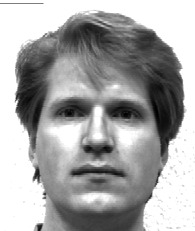
%> input picture Training Images/subject01.normal.jpg, 195 x 231 px
$ octave CV.m   (GNU Octave 9; MATLAB toolbox functions it lacks are replaced by stand-ins)
%> lines starting %> are read from the running program, lines starting %| are printed output that depends on the picture
close all;
clc

%Read all the images into seperate variables
I1 = imread('C:\shrey college\Semester 1\Computer Vision\Project2\Training Images\subject01.normal.jpg');
%> I1 is the input picture: size 231x195 uint8; min 0, max 255, mean 166.9
I2 = imread('C:\shrey college\Semester 1\Computer Vision\Project2\Training Images\subject02.normal.jpg');
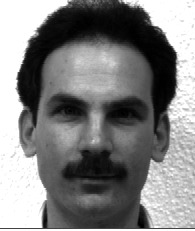
%> input picture Training Images/subject02.normal.jpg, 195 x 231 px
%> I2 is the input picture: size 231x195 uint8; min 0, max 255, mean 129.9
I3 = imread('C:\shrey college\Semester 1\Computer Vision\Project2\Training Images\subject03.normal.jpg');
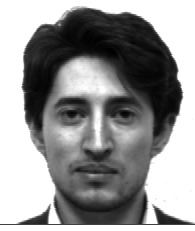
%> input picture Training Images/subject03.normal.jpg, 195 x 231 px
%> I3 is the input picture: size 231x195 uint8; min 0, max 255, mean 148.7
I4 = imread('C:\shrey college\Semester 1\Computer Vision\Project2\Training Images\subject07.normal.jpg');
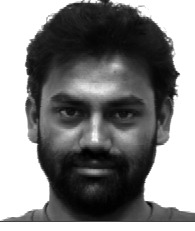
%> input picture Training Images/subject07.normal.jpg, 195 x 231 px
%> I4 is the input picture: size 231x195 uint8; min 0, max 255, mean 131.9
I5 = imread('C:\shrey college\Semester 1\Computer Vision\Project2\Training Images\subject10.normal.jpg');
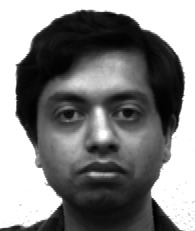
%> input picture Training Images/subject10.normal.jpg, 195 x 231 px
%> I5 is the input picture: size 231x195 uint8; min 0, max 255, mean 129.3
I6 = imread('C:\shrey college\Semester 1\Computer Vision\Project2\Training Images\subject11.normal.jpg');
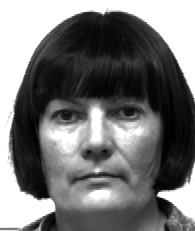
%> input picture Training Images/subject11.normal.jpg, 195 x 231 px
%> I6 is the input picture: size 231x195 uint8; min 0, max 255, mean 117.2
%> (the run ends here)
